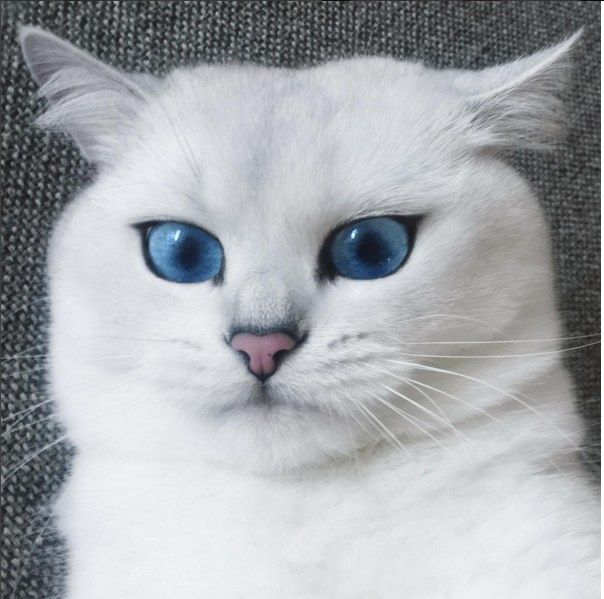
#> input picture day09/coby.jpg, 604 x 599 px, found by its file name
$ python p62_opencv.py   (older library calls are emulated)
#> lines starting #> are read from the running program, lines starting #| are printed output that depends on the picture; after the words box and inside, x2 and y2 are one past the last pixel; in counts of white or black regions, pixels touching at a corner belong together
# file : p61_opencvTemp.py
# desc : OpenCV 계속

import cv2

image = cv2.imread('./day09/coby.jpg', cv2.IMREAD_UNCHANGED)
#> image is the input picture: shape (599, 604, 3); mean B, G, R 173.5, 169.4, 166.1
dst = cv2.blur(image, (5, 5), anchor=(-1, -1), borderType=cv2.BORDER_DEFAULT)

gray = cv2.cvtColor(image, cv2.COLOR_BGR2GRAY)
sobel = cv2.Sobel(gray, cv2.CV_8U, 1, 0, 3)
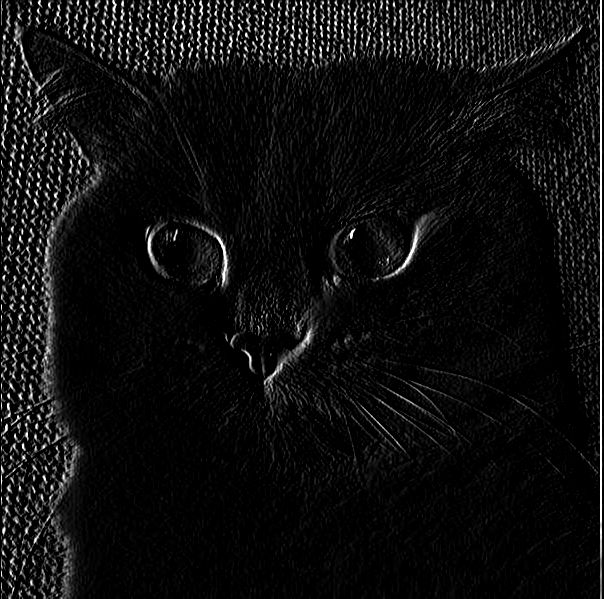
#> sobel: shape (599, 604); min 0, max 255, mean 15.2
laplacian = cv2.Laplacian(gray, cv2.CV_8U, ksize=3)
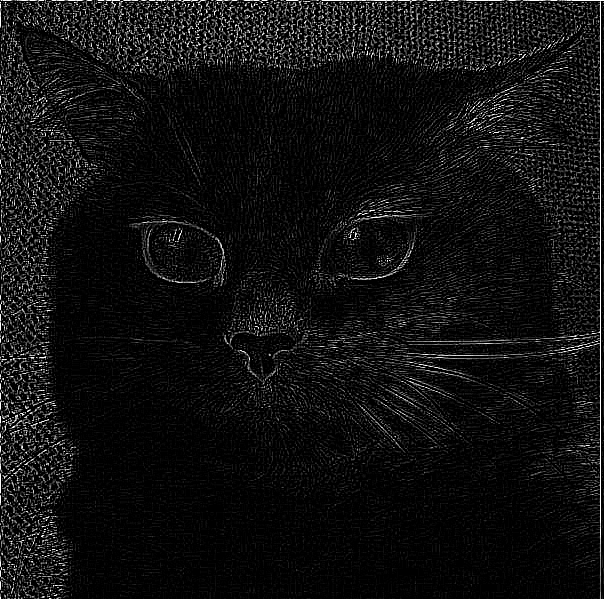
#> laplacian: shape (599, 604); min 0, max 255, mean 17.3
canny = cv2.Canny(image, 100, 255)
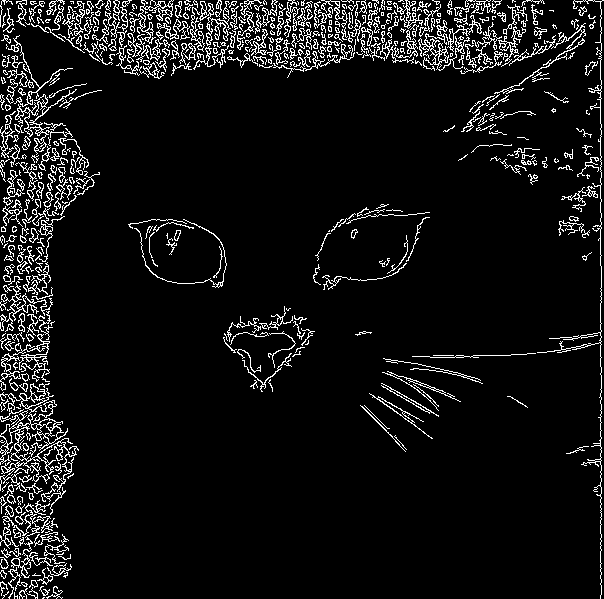
#> canny: shape (599, 604); 7.4% white in thin lines or dots

height, width, channel = image.shape
#> height = 599; width = 604; channel = 3

cv2.imshow('Coby the cat', image)
cv2.imshow('Blur', dst)
cv2.imshow('Sobel', sobel)
cv2.imshow('Laplacian', laplacian)
cv2.imshow('Canny', canny)

cv2.waitKey(0)
cv2.destroyAllWindows()

$ run again, with day09/johnnaCute.jpg copied over day09/coby.jpg
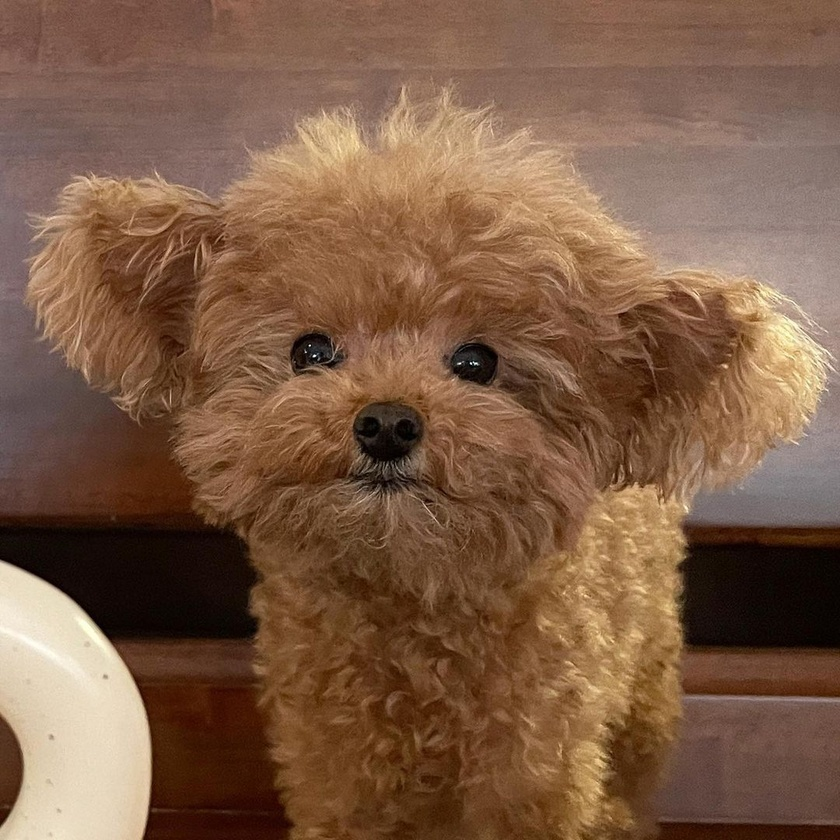
#> input picture day09/johnnaCute.jpg, 840 x 840 px, shrunk from 1080 x 1080 before the run, found by its file name
#> image is the input picture: shape (840, 840, 3); mean B, G, R 69.4, 92.3, 125.5
#> `gray = cv2.cvtColor(image, cv2.COLOR_BGR2GRAY)`:
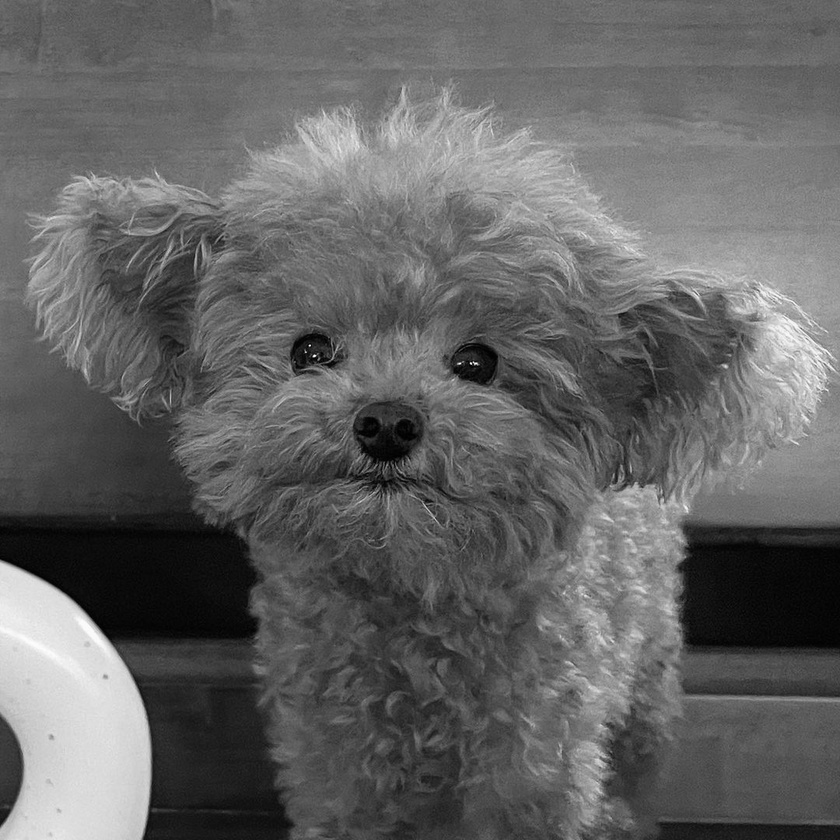
#> gray: shape (840, 840); min 0, max 255, mean 99.6
#> `canny = cv2.Canny(image, 100, 255)`:
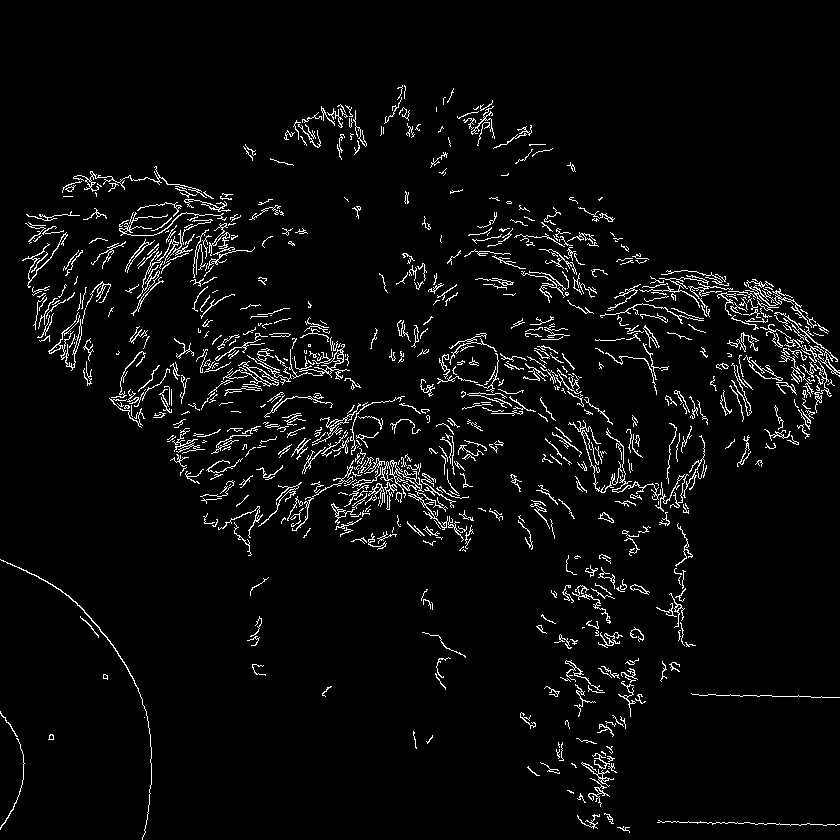
#> canny: shape (840, 840); 4.2% white in thin lines or dots, all inside (x1, y1, x2, y2) = (0, 85, 840, 840)
